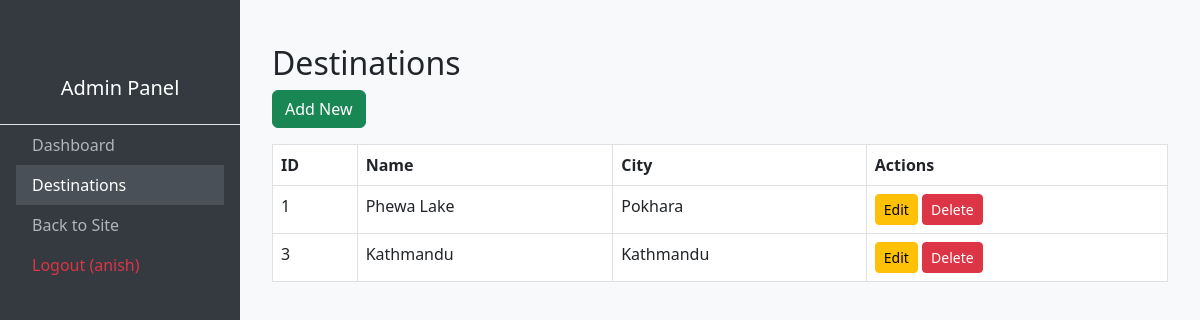
Page /admin-panel/destinations/ (signed in) on the committed database.
### yatra/models.py (models this page shows, shortened)
class Destination(models.Model):
    city = models.ForeignKey(City, on_delete=models.CASCADE, related_name="destinations")
    name = models.CharField(max_length=50)
    img1 = models.ImageField(upload_to='pics')
    img2 = models.ImageField(upload_to='pics')

class City(models.Model):
    name = models.CharField(max_length=50, unique=True)
    image = models.ImageField(upload_to='city_images/')
    description = models.TextField(blank=True)
    country = models.CharField(max_length=50, blank=True)
    slug = models.SlugField(unique=True, blank=True)
    def __str__(self):
        return self.name

### adminpanel/views.py (the view)
# urls.py: path('destinations/', views.destination_list, name='admin_destination_list'),
@staff_member_required
def destination_list(request):
    destinations = Destination.objects.all()
    return render(request, 'adminpanel/destination_list.html', {'destinations': destinations})

### Templates/adminpanel/destination_list.html
{% extends "base.html" %}
{% block content %}
<div class="container mt-4">
    <h2>Destinations</h2>
    <a href="{% url 'admin_destination_create' %}" class="btn btn-success mb-3">Add New</a>
    <table class="table table-bordered">
        <thead><tr><th>ID</th><th>Name</th><th>City</th><th>Actions</th></tr></thead>
        <tbody>
            {% for dest in destinations %}
            <tr>
                <td>{{ dest.id }}</td>
                <td>{{ dest.name }}</td>
                <td>{{ dest.city }}</td>
                <td>
                    <a href="{% url 'admin_destination_edit' dest.id %}" class="btn btn-warning btn-sm">Edit</a>
                    <a href="{% url 'admin_destination_delete' dest.id %}" class="btn btn-danger btn-sm">Delete</a>
                </td>
            </tr>
            {% empty %}
            <tr><td colspan="4">No destinations found.</td></tr>
            {% endfor %}
        </tbody>
    </table>
</div>
{% endblock %}

### Templates/base.html (shortened to what this page needs)
<!DOCTYPE html>
<html lang="en">
<head>
    <link href="https://cdn.jsdelivr.net/npm/bootstrap@5.3.0/dist/css/bootstrap.min.css" rel="stylesheet">
</head>
<body>
<div class="sidebar d-flex flex-column position-fixed">
    <div class="text-center py-3 border-bottom">
        <h5>Admin Panel</h5>
    </div>
    <nav class="nav flex-column px-3">
        <a class="nav-link {% if request.path == '/admin-panel/' %}active{% endif %}" href="{% url 'admin_dashboard' %}">Dashboard</a>
        <a class="nav-link {% if 'destinations' in request.path %}active{% endif %}" href="{% url 'admin_destination_list' %}">Destinations</a>
        <a class="nav-link" href="/">Back to Site</a>
        {% if request.user.is_authenticated %}
        <a class="nav-link text-danger" href="{% url 'logout' %}">Logout ({{ request.user.username }})</a>
        {% endif %}
    </nav>
</div>
<div class="content">
    {% block content %}
    {% endblock %}
</div>
</body>
</html>

### Templates/base.html (style rules this page uses)
body { min-height: 100vh; display: flex; }
.sidebar { width: 240px; background-color: #343a40; padding-top: 60px; position: fixed; top: 0; bottom: 0; color: white; }
.sidebar .nav-link { color: #adb5bd; }
.sidebar .nav-link:hover, .sidebar .nav-link.active { background-color: #495057; color: white; }
.content { margin-left: 240px; padding: 20px; flex-grow: 1; background-color: #f8f9fa; width: 100%; }

### rows in the picture
Destination: id "1", name "Phewa Lake", city "Pokhara"
Destination: id "3", name "Kathmandu", city "Kathmandu"

### other values in the picture
{{ request.user.username }} "anish"
